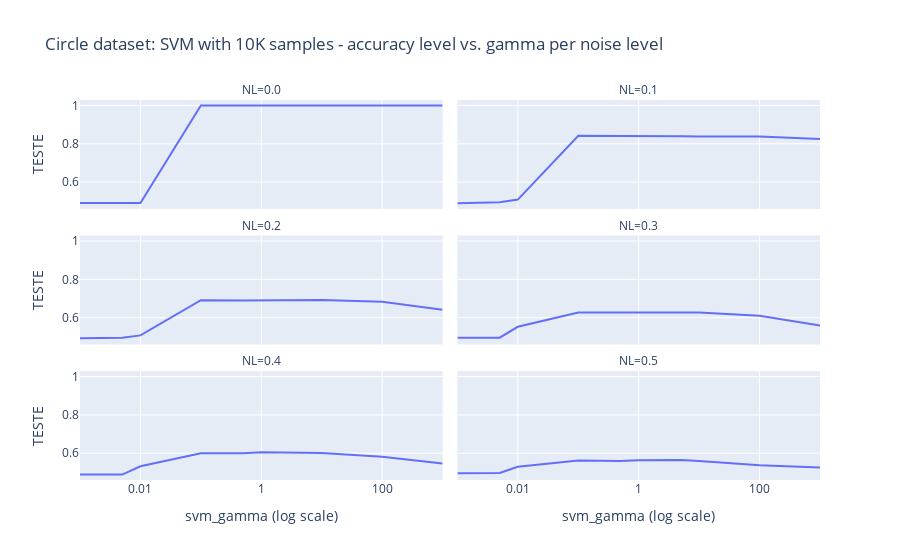

The cell this chart's notebook holds for it:
### Markdown cell above
### For SVM only, For dataset of size 10k and for each dataset, What are the best model params? How stable is it?

### Code cell
dfCircle = results_df.query("DS_NAME == 'Circle' & CLF_NAME == 'svm' & N == 10000")
dfBySvmAnd10K = circles_df.groupby(['NL', 'HPS']).apply(lambda group: group[group.TESTE == group.TESTE.max()]).reset_index(drop=True)
px.line(dfBySvmAnd10K, x='HPS', labels = {'HPS': 'svm_gamma (log scale)'}, y='TESTE', 
           facet_col='NL', facet_col_wrap=2,
           log_x=True, title="Circle dataset: SVM with 10K samples - accuracy level vs. gamma per noise level")

### Figure 1 — Plotly figure (JSON) as saved in the notebook; plotly's stock layout.template omitted (floating-point values rounded to 4 significant figures)
{"data": [{"hovertemplate": "NL=0.0<br>svm_gamma (log scale)=%{x}<br>TESTE=%{y}<extra></extra>", "legendgroup": "", "line": {"color": "#636efa", "dash": "solid"}, "marker": {"symbol": "circle"}, "mode": "lines", "name": "", "orientation": "v", "showlegend": false, "type": "scatter", "x": [0.001, 0.005, 0.01, 0.1, 0.5, 1, 5, 10, 100, 1000], "xaxis": "x5", "y": [0.4908, 0.4908, 0.4908, 1, 1, 1, 1, 1, 1, 1], "yaxis": "y5"}, {"hovertemplate": "NL=0.1<br>svm_gamma (log scale)=%{x}<br>TESTE=%{y}<extra></extra>", "legendgroup": "", "line": {"color": "#636efa", "dash": "solid"}, "marker": {"symbol": "circle"}, "mode": "lines", "name": "", "orientation": "v", "showlegend": false, "type": "scatter", "x": [0.001, 0.005, 0.01, 0.1, 0.5, 1, 5, 10, 100, 1000], "xaxis": "x6", "y": [0.4899, 0.4948, 0.5092, 0.8417, 0.8413, 0.8417, 0.8392, 0.8379, 0.8376, 0.8246], "yaxis": "y6"}, {"hovertemplate": "NL=0.2<br>svm_gamma (log scale)=%{x}<br>TESTE=%{y}<extra></extra>", "legendgroup": "", "line": {"color": "#636efa", "dash": "solid"}, "marker": {"symbol": "circle"}, "mode": "lines", "name": "", "orientation": "v", "showlegend": false, "type": "scatter", "x": [0.001, 0.005, 0.01, 0.1, 0.5, 1, 5, 10, 100, 1000], "xaxis": "x3", "y": [0.4934, 0.4949, 0.5077, 0.6915, 0.6891, 0.6899, 0.6917, 0.6919, 0.6829, 0.6415], "yaxis": "y3"}, {"hovertemplate": "NL=0.3<br>svm_gamma (log scale)=%{x}<br>TESTE=%{y}<extra></extra>", "legendgroup": "", "line": {"color": "#636efa", "dash": "solid"}, "marker": {"symbol": "circle"}, "mode": "lines", "name": "", "orientation": "v", "showlegend": false, "type": "scatter", "x": [0.001, 0.005, 0.01, 0.1, 0.5, 1, 5, 10, 100, 1000], "xaxis": "x4", "y": [0.4958, 0.4958, 0.5525, 0.6265, 0.6277, 0.6279, 0.6285, 0.6265, 0.6099, 0.5593], "yaxis": "y4"}, {"hovertemplate": "NL=0.4<br>svm_gamma (log scale)=%{x}<br>TESTE=%{y}<extra></extra>", "legendgroup": "", "line": {"color": "#636efa", "dash": "solid"}, "marker": {"symbol": "circle"}, "mode": "lines", "name": "", "orientation": "v", "showlegend": false, "type": "scatter", "x": [0.001, 0.005, 0.01, 0.1, 0.5, 1, 5, 10, 100, 1000], "xaxis": "x", "y": [0.4888, 0.4889, 0.532, 0.5997, 0.6001, 0.6047, 0.6027, 0.6007, 0.5812, 0.5463], "yaxis": "y"}, {"hovertemplate": "NL=0.5<br>svm_gamma (log scale)=%{x}<br>TESTE=%{y}<extra></extra>", "legendgroup": "", "line": {"color": "#636efa", "dash": "solid"}, "marker": {"symbol": "circle"}, "mode": "lines", "name": "", "orientation": "v", "showlegend": false, "type": "scatter", "x": [0.001, 0.005, 0.01, 0.1, 0.5, 1, 5, 10, 100, 1000], "xaxis": "x2", "y": [0.4952, 0.4973, 0.5297, 0.5622, 0.5589, 0.5629, 0.5647, 0.56, 0.5374, 0.5261], "yaxis": "y2"}], "layout": {"annotations": [{"font": {}, "showarrow": false, "text": "NL=0.4", "x": 0.245, "xanchor": "center", "xref": "paper", "y": 0.2867, "yanchor": "bottom", "yref": "paper"}, {"font": {}, "showarrow": false, "text": "NL=0.5", "x": 0.755, "xanchor": "center", "xref": "paper", "y": 0.2867, "yanchor": "bottom", "yref": "paper"}, {"font": {}, "showarrow": false, "text": "NL=0.2", "x": 0.245, "xanchor": "center", "xref": "paper", "y": 0.6433, "yanchor": "bottom", "yref": "paper"}, {"font": {}, "showarrow": false, "text": "NL=0.3", "x": 0.755, "xanchor": "center", "xref": "paper", "y": 0.6433, "yanchor": "bottom", "yref": "paper"}, {"font": {}, "showarrow": false, "text": "NL=0.0", "x": 0.245, "xanchor": "center", "xref": "paper", "y": 1.0, "yanchor": "bottom", "yref": "paper"}, {"font": {}, "showarrow": false, "text": "NL=0.1", "x": 0.755, "xanchor": "center", "xref": "paper", "y": 1.0, "yanchor": "bottom", "yref": "paper"}], "autosize": true, "legend": {"tracegroupgap": 0}, "title": {"text": "Circle dataset: SVM with 10K samples - accuracy level vs. gamma per noise level"}, "xaxis": {"anchor": "y", "autorange": true, "domain": [0, 0.49], "range": [-3.0, 3.0], "title": {"text": "svm_gamma (log scale)"}, "type": "log"}, "xaxis2": {"anchor": "y2", "autorange": true, "domain": [0.51, 1], "matches": "x", "range": [-3.0, 3.0], "title": {"text": "svm_gamma (log scale)"}, "type": "log"}, "xaxis3": {"anchor": "y3", "autorange": true, "domain": [0, 0.49], "matches": "x", "range": [-3.0, 3.0], "showticklabels": false, "type": "log"}, "xaxis4": {"anchor": "y4", "autorange": true, "domain": [0.51, 1], "matches": "x", "range": [-3.0, 3.0], "showticklabels": false, "type": "log"}, "xaxis5": {"anchor": "y5", "autorange": true, "domain": [0, 0.49], "matches": "x", "range": [-3.0, 3.0], "showticklabels": false, "type": "log"}, "xaxis6": {"anchor": "y6", "autorange": true, "domain": [0.51, 1], "matches": "x", "range": [-3.0, 3.0], "showticklabels": false, "type": "log"}, "yaxis": {"anchor": "x", "autorange": true, "domain": [0, 0.2867], "range": [0.4604, 1.028], "title": {"text": "TESTE"}, "type": "linear"}, "yaxis2": {"anchor": "x2", "autorange": true, "domain": [0, 0.2867], "matches": "y", "range": [0.4604, 1.028], "showticklabels": false, "type": "linear"}, "yaxis3": {"anchor": "x3", "autorange": true, "domain": [0.3567, 0.6433], "matches": "y", "range": [0.4604, 1.028], "title": {"text": "TESTE"}, "type": "linear"}, "yaxis4": {"anchor": "x4", "autorange": true, "domain": [0.3567, 0.6433], "matches": "y", "range": [0.4604, 1.028], "showticklabels": false, "type": "linear"}, "yaxis5": {"anchor": "x5", "autorange": true, "domain": [0.7133, 1.0], "matches": "y", "range": [0.4604, 1.028], "title": {"text": "TESTE"}, "type": "linear"}, "yaxis6": {"anchor": "x6", "autorange": true, "domain": [0.7133, 1.0], "matches": "y", "range": [0.4604, 1.028], "showticklabels": false, "type": "linear"}}}
